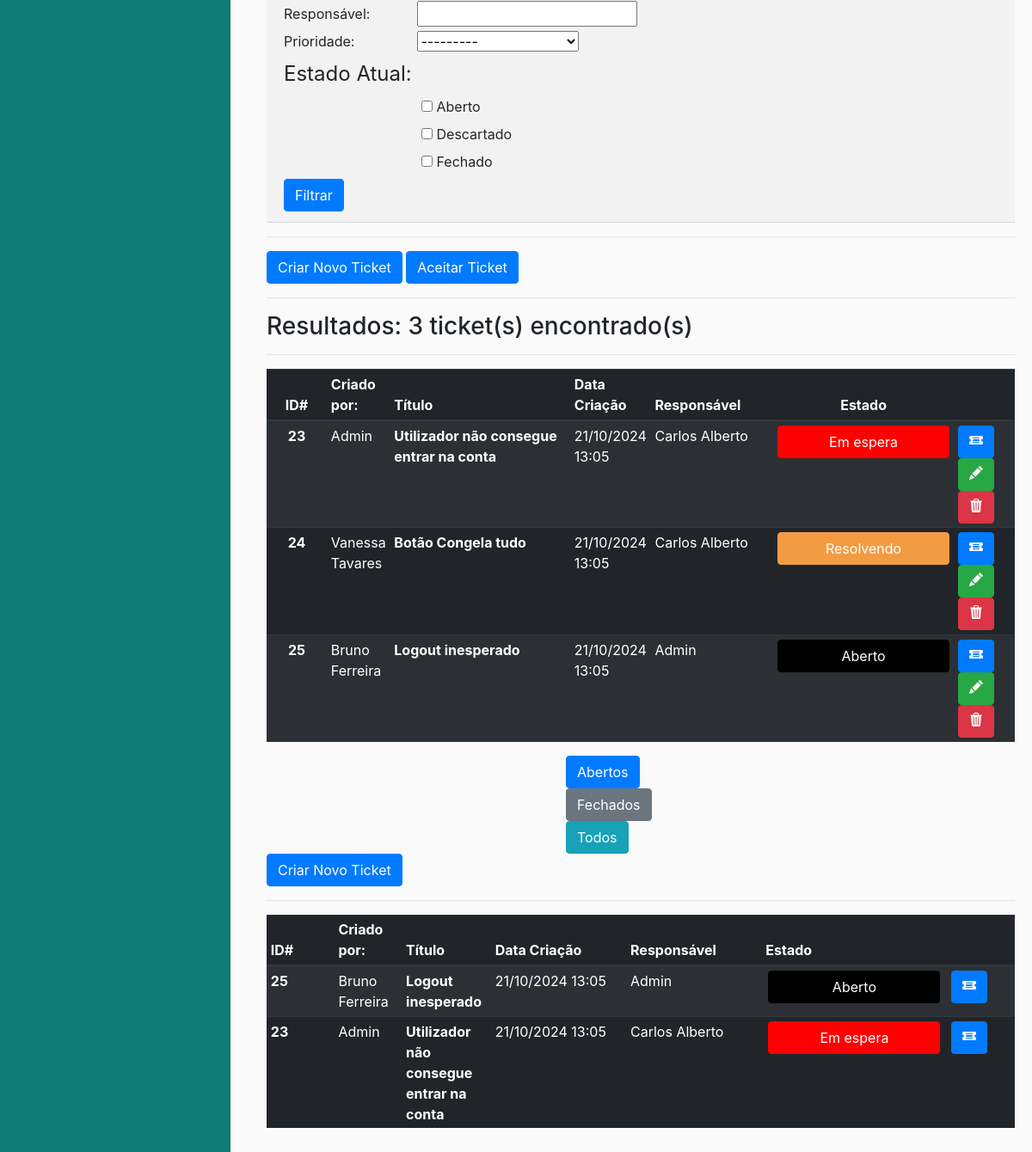
The page /listaticket/ (signed in, lower part) on the database as committed earlier.
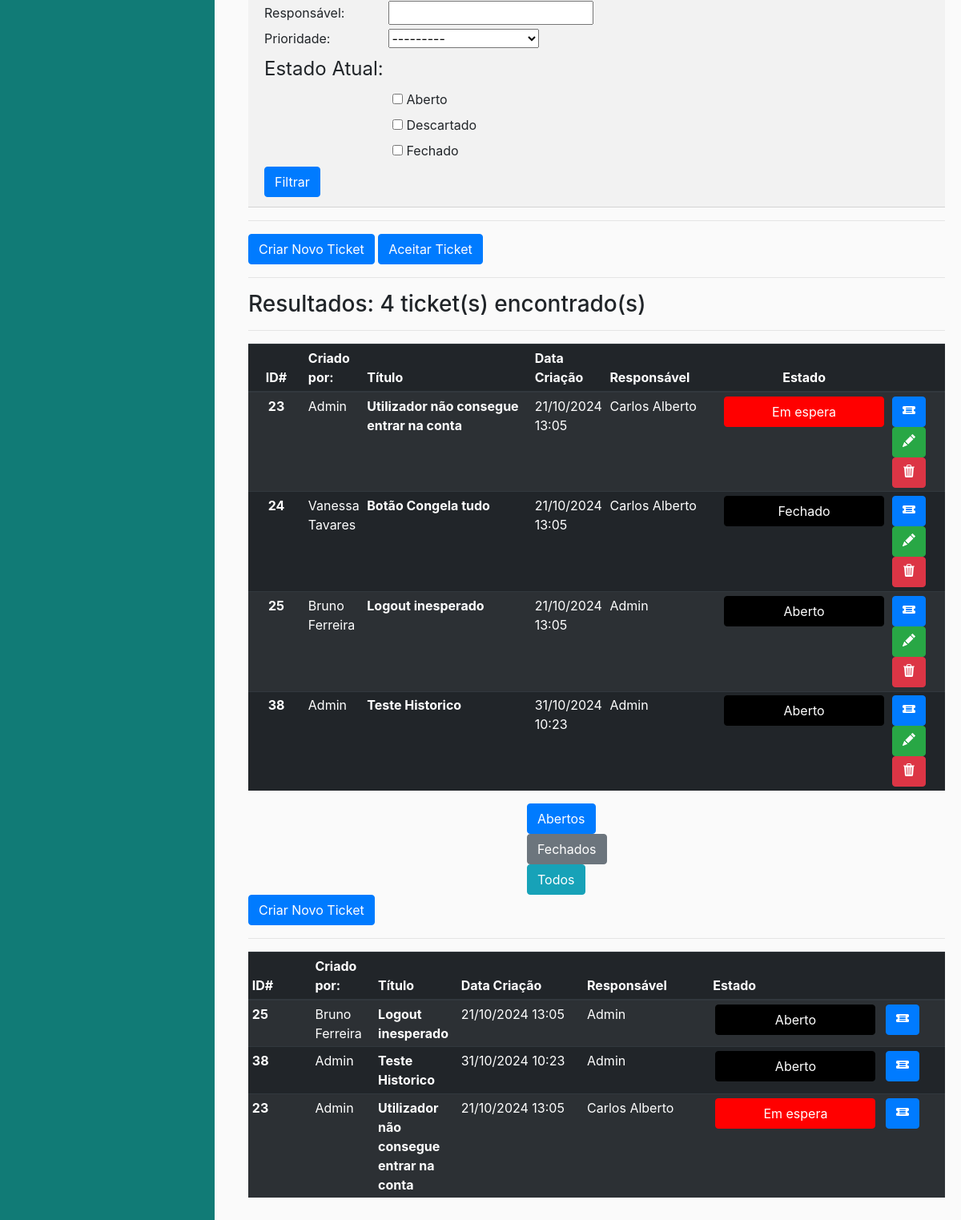
The same page on the database as committed later.
### ticket/models.py (models this page shows, shortened)
class Ticket(models.Model):
    uuid = models.UUIDField(default = uuid.uuid4)
    nome = models.CharField(max_length=50, verbose_name='Titulo')
    dataCriacao = models.DateTimeField(default=timezone.now(), verbose_name='Data de Criação')
    descricao = models.CharField(max_length=300, verbose_name='Descrição')
    usuarios = models.ForeignKey(Usuarios, null = True, on_delete=models.CASCADE, related_name="responsavel", verbose_name='Responsável')
    app_tpPedidos = models.ForeignKey(Apps_tpPedidos, on_delete=models.CASCADE, verbose_name='Tipo de Problema')
    prioridade = models.ForeignKey(Prioridade, null = True , on_delete=models.CASCADE, verbose_name='Prioridade')
    resolucao = models.ForeignKey(Resolucao, null = True, on_delete=models.CASCADE, verbose_name='Resolução')
    id_Proprietario = models.ForeignKey(Usuarios, null = True, on_delete=models.CASCADE, related_name="criador", verbose_name='Criador do Ticket')
    estado = models.ForeignKey(Estado,null = True,default = 1, on_delete=models.CASCADE, verbose_name='Estado Atual')
    usuario_app = models.ForeignKey(Usuarios_Apps,null = True, on_delete=models.CASCADE)
    app = models.ForeignKey(Apps, on_delete=models.CASCADE)
    url = models.CharField(max_length=200, verbose_name="URL", null= True)

class Usuarios(AbstractBaseUser):
    uuid = models.UUIDField(default = uuid.uuid4)
    nome = models.CharField(max_length=100, unique=True,verbose_name='Utilizador')
    email = models.EmailField(verbose_name='E-mail')
    foto = models.ImageField(null=True, blank=True, upload_to='users/uploads/fotos',verbose_name='Foto')
    descricao = models.CharField(max_length=250, null=True)
    EscolhasRole = {
    ("Interno", "Interno"),
    ("Operador", "Operador"),
    ("Cliente", "Cliente"),
    }
    role = models.CharField(max_length=50,choices= EscolhasRole ,verbose_name='Cargo')
    entidade = models.ManyToManyField(Entidades, verbose_name='Entidades')
    telefone = PhoneNumberField(null=True, blank=False, unique=True, verbose_name='Telefone')
    date_of_birth = models.DateField(verbose_name='Data de Nascimento')
    is_active = models.BooleanField(default=True, verbose_name='Ativo?')
    is_admin = models.BooleanField(default=False, verbose_name='Admin?')
    objects = MyUserManager()
    USERNAME_FIELD = 'nome'
    REQUIRED_FIELDS = ['date_of_birth','email']
    def nomes_entidade(self):
            return ', '.join([a.nome for a in self.entidade.all()])
    nomes_entidade.short_description = "Entidades"

class Estado(models.Model):
    estado = models.CharField(max_length=20)
    cor = models.CharField(max_length=30)
    font_color = models.CharField(max_length=30)
    descricao = models.CharField(max_length=300)

### ticket/views.py (the view)
# urls.py: path('listaticket/', ticket_views.ticket_list, name ='listaticket'), #URL para a gestão de tickets
def ticket_list(request):
    ticketall = Ticket.objects.all()
    tickuser = request.user
    tickets = Ticket.objects.filter(Q(usuarios=tickuser) | Q(id_Proprietario=tickuser))
    cliente = Ticket.objects.filter(id_Proprietario=tickuser)
    aberto = request.GET.get('aberto')
    if (aberto == "1"):
        ticketall = Ticket.objects.all().exclude(Q(estado=6) | Q(estado=7))
    ticketfilter = TicketFilter(request.GET, ticketall)
    ticketfilteroperador = TicketFilter(request.GET, tickets)
    ticketfiltercliente = TicketFilter(request.GET, cliente)
    total_resultados = ticketfilter.qs.count()
    estado_filtro = request.GET.get('estado')
    if estado_filtro == 'abertos':
        tickets = Ticket.objects.exclude(Q(estado__estado=6) | Q(usuarios=tickuser) | Q(id_Proprietario=tickuser))
    elif estado_filtro == 'fechados':
        tickets = Ticket.objects.filter(Q(estado__estado=6) | Q(usuarios=tickuser) | Q(id_Proprietario=tickuser))
    else:
        tickets = Ticket.objects.filter(Q(usuarios=tickuser) | Q(id_Proprietario=tickuser))
    return render(request, 'ticket/listaticket.html',
                  {'tickets': ticketfilteroperador.qs,
                   'ticketall': ticketfilter.qs,
                   'cliente':ticketfiltercliente.qs,
                   'filter':ticketfilter,
                   'total':total_resultados})

### ticket/templates/ticket/listaticket.html (shortened to what this page needs)
{% extends "ticket/base.html" %}
{% block content %}
<body>
{% if user.is_authenticated %}
  {% if user.is_admin or user.role == "Interno"%}
    {% if ticketall %}
    <div class="card-header">
      <form method="get">
          {{ filter.form.as_div}}
          <button type="submit" class="btn btn-primary">Filtrar</button>
      </form>
    </div>
    <hr>
    <button type="button" class="btn btn-primary"><a href="{% url 'novoticket' %}">Criar Novo Ticket</a></button>
    <button type="button" class="btn btn-primary"><a href="{% url 'ticketsnaoatribuidos' %}">Aceitar Ticket</a></button>
    <hr>
    <h3>Resultados: {{ total }} ticket(s) encontrado(s)</h3>
    <hr>
    <table class="table table-striped table-dark table-sm">
        <thead>
          <tr>
            <th style="text-align:center" class="col-2 col-sm-1">ID#</th>
            <th class="col-2 col-sm-1">Criado por:</th>
            <th class="col-2 col-sm-3">Título</th>
            <th class="col-2 col-sm-1">Data Criação</th>
            <th class="col-2 col-sm-2">Responsável</th>
            <th style="text-align:center" class="col-2 col-sm-1">Estado</th>
            <th class="col-3 col-sm-1"></th>
          </tr>
        </thead>
        <tbody>
          {% for ticket in ticketall %}
          <tr>
            <th style="text-align:center">{{ ticket.id }}</th>
            <td>{{ ticket.id_Proprietario.nome }}</td>
            <th scope="row">{{ ticket.nome }}</th>
            <td>{{ ticket.dataCriacao|date:"d/m/Y H:i" }}</td>
            <td>{{ ticket.usuarios.nome }}</td>
            <td style="text-align:center"><button style="background-color:{{ticket.estado.font_color}}; border-color:{{ticket.estado.font_color}}; width:200px"type="button" class="btn btn-primary">{{ ticket.estado.estado }}</button></td>
            <td><button type="button" class="btn btn-primary"><a href="{% url 'detalheticket' ticket.uuid %}">
              </a></button>
            <button type="button" class="btn btn-success"><a href="{% url 'editar_ticket' ticket.uuid  %}">
            </a></button>
            <button onclick="botao_apagar()" type="button" class="btn btn-danger">
            </button></td>
          </tr>
          {% endfor %}
        </tbody>
    </table>
    {% endif %}
    {% endif %}
    {% if user.role == "Operador" %}
      {% if tickets %}
      <div class="filtros-rapidos" style="margin: auto; width: 20%;">
        <a href="{% url 'listaticket' %}?estado=1" class="btn btn-primary">Abertos</a>
        <a href="{% url 'listaticket' %}?estado=6" class="btn btn-secondary">Fechados</a>
        <a href="{% url 'listaticket' %}" class="btn btn-info">Todos</a>
      </div>
      <button type="button" class="btn btn-primary"><a href="{% url 'novoticket' %}">Criar Novo Ticket</a></button>
      <hr>
      <table class="table table-striped table-dark table-sm">
          <thead>
            <tr>
              <th class="col-2 col-sm-1">ID#</th>
              <th class="col-2 col-sm-1">Criado por:</th>
              <th class="col-2 col-sm-1">Título</th>
              <th class="col-2 col-sm-2">Data Criação</th>
              <th class="col-2 col-sm-2">Responsável</th>
              <th class="col-2 col-sm-1">Estado</th>
              <th class="col-3 col-sm-1"></th>
            </tr>
          </thead>
          <tbody>
            {% for ticket in tickets %}
            <tr>
              <th>{{ ticket.id }}</th>
              <td>{{ ticket.id_Proprietario.nome }}</td>
              <th scope="row">{{ ticket.nome }}</th>
              <td>{{ ticket.dataCriacao|date:"d/m/Y H:i" }}</td>
              <td>{{ ticket.usuarios.nome }}</td>
              <td style="text-align:center"><button style="background-color:{{ticket.estado.font_color}}; border-color:{{ticket.estado.font_color}}; width:200px"type="button" class="btn btn-primary">{{ ticket.estado.estado }}</button></td>
              <td><button type="button" class="btn btn-primary"><a href="{% url 'detalheticket' ticket.uuid %}">
                </a></button>
            </tr>
            {% endfor %}
          </tbody>
      </table>
    {% endif %}
  {% endif %}
{% endif %}
</body>
{% endblock content %}

Rows that differ between the two databases and show on the page:
changed Ticket "Botão Congela tudo": estado_id 3 → 6 (drawn); estado.estado "Resolvendo" → "Fechado"
added Ticket: id "38", id_Proprietario.nome "Admin", nome "Teste Historico", dataCriacao "31/10/2024 10:23", usuarios.nome "Admin", estado.estado "Aberto"
Other text that changed with them:
{{ total }}: "3" → "4"
